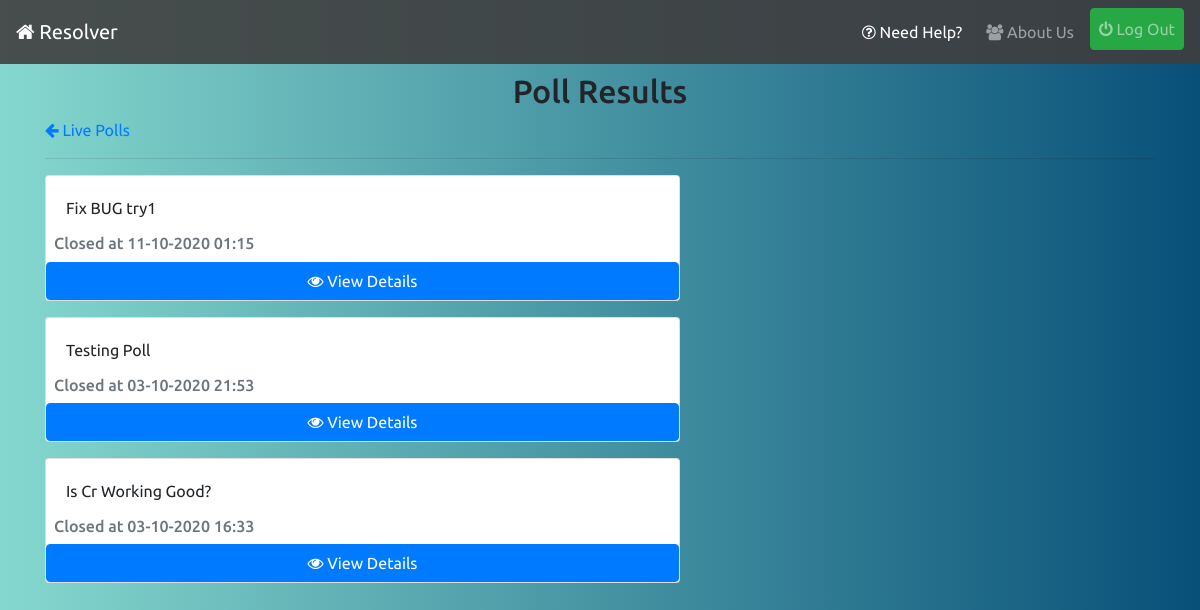
Screenshot of /polling/results/ (signed in) with the database file from the repository.
### polling/models.py (models this page shows, shortened)
class Poll(models.Model):
    user = models.ForeignKey(UserInfo,on_delete=models.CASCADE,related_name='polluser',blank=True)
    statement = models.CharField(max_length=128)
    options = models.ManyToManyField(Option,blank=True,related_name='poll')
    department = models.CharField(max_length=20,blank=True)
    join = models.CharField(max_length=4,blank=True)
    active = models.BooleanField(default=True)
    timestamp = models.DateTimeField(auto_now_add=True)
    updated = models.DateTimeField(auto_now=True)

### polling/views.py (the view)
# urls.py: path('results/',views.poll_results_list,name='result-list'),
@login_required
def poll_results_list(request):
    qs = Poll.objects.filter(active=False,department=request.user.info.department,join=request.user.info.join_year).order_by('-updated')
    return render(request,'polling/poll-results-list.html',{'object_list':qs})

### infolist/context-processors.py (called while the page is built)
def pending_info_list_context(request):
    if request.user.is_superuser:
        return {}
    pending = -1
    if request.user.is_authenticated:
        pending = InfoList.objects.filter(department=request.user.info.department,year=request.user.info.join_year,approved=False).count()
    return {"pending_info_list":pending}

### reporter/context-processors.py (called while the page is built)
def pending_issue_list_context(request):
    if request.user.is_superuser:
        return {}
    pending=-1
    if request.user.is_authenticated:
        pending = Report.objects.filter(active=False,department=request.user.info.department,year=request.user.info.join_year,resolved=False).count()
    return {"pending_issue_count":pending}

def resolved_issue_list_context(request):
    if request.user.is_superuser:
        return {}
    resolved=-1
    if request.user.is_authenticated:
        resolved = Report.objects.filter(active=False,department=request.user.info.department,year=request.user.info.join_year,resolved=True).count()
    return {"resolved_issue_count":resolved}

def pending_contact_list_context(request):
    if request.user.is_superuser:
        return {}
    pending=-1
    if request.user.is_authenticated:
        pending = ContactList.objects.filter(department=request.user.info.department,year=request.user.info.join_year,approved=False).count()
    return {"pending_contact_count":pending}

def live_polls_count_context(request):
    if request.user.is_superuser:
        return {}
    count = -1
    if request.user.is_authenticated:
        count = Poll.objects.filter(active=True,department=request.user.info.department,join=request.user.info.join_year).count()
    return {"live_polls_count":count}

### polling/templates/polling/poll-results-list.html
{% extends 'base.html' %}
{% block content %}
<h2 class="mt-2 text-center">Poll Results</h2>
<a class="mt-2" href="{% url 'polling:list' %}"><i class="fa fa-arrow-left"></i> Live Polls</a>
<hr>
<div class="row">
    {% for object in object_list %}
    <div class="col-lg-7 col-md-10 col-sm-12 mb-3">
        <div class="card">
            <div class="card-body">
                {{object.statement}}
            </div>
            <h6 class="card-subtitle mb-2 ml-2 text-muted">Closed at {{object.updated|date:'d-m-Y H:i'}}</h6>
            <a class="btn btn-primary" href="{% url 'polling:result-detail' object.id %}"><i class="fa fa-eye"></i> View Details</a>
        </div>
    </div>
    {% empty %}
    <p class="lead my-2 ml-2">No Closed Polls Yet!</p>
    {% endfor %}
</div>
{% endblock %}

### static/css/style.css (style rules this page uses)
body { background: #085078; background: -webkit-linear-gradient(to right, #85D8CE, #085078); background: linear-gradient(to right, #85D8CE, #085078); font-family: 'Ubuntu', sans-serif; }

### rows the page displays
Poll: statement "Fix BUG try1", updated "11-10-2020 01:15"
Poll: statement "Testing Poll", updated "03-10-2020 21:53"
Poll: statement "Is Cr Working Good?", updated "03-10-2020 16:33"
